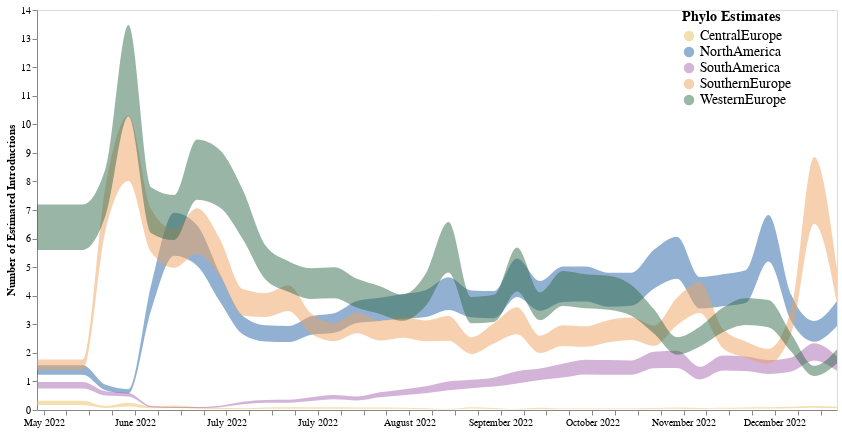

The notebook cell saved with this chart:
### Code cell
south_mrb_plot

### Figure 1 — Vega-Lite specification as saved in the notebook (floating-point values rounded to 4 significant figures; data arrays with more than 128 entries replaced by an {"elided": "..."} marker saying what was removed)
{"config": {"view": {"continuousWidth": 400, "continuousHeight": 300}}, "data": {"name": "data-e81b17659128cac0f595c7533f6c9da7"}, "mark": {"type": "area", "color": "orange", "interpolate": "monotone", "opacity": 0.5}, "encoding": {"color": {"field": "deme", "legend": {"labelFontSize": 14, "offset": -155, "orient": "right", "symbolSize": 110, "titleFontSize": 14}, "scale": {"range": ["#EEC060", "#2664A5", "#A76BB1", "#EEA160", "#356D4C"]}, "title": "Phylo Estimates", "type": "nominal"}, "x": {"axis": {"format": "%B %Y", "grid": false, "title": null}, "field": "date", "type": "temporal"}, "y": {"axis": {"grid": false, "title": "Number of Estimated Introductions"}, "field": "upper_hpd_log_50", "type": "quantitative"}, "y2": {"field": "lower_hpd_log_50"}}, "height": 400, "width": 800, "$schema": "https://vega.github.io/schema/vega-lite/v4.17.0.json", "datasets": {"data-e81b17659128cac0f595c7533f6c9da7": {"elided": "180 records"}}}
